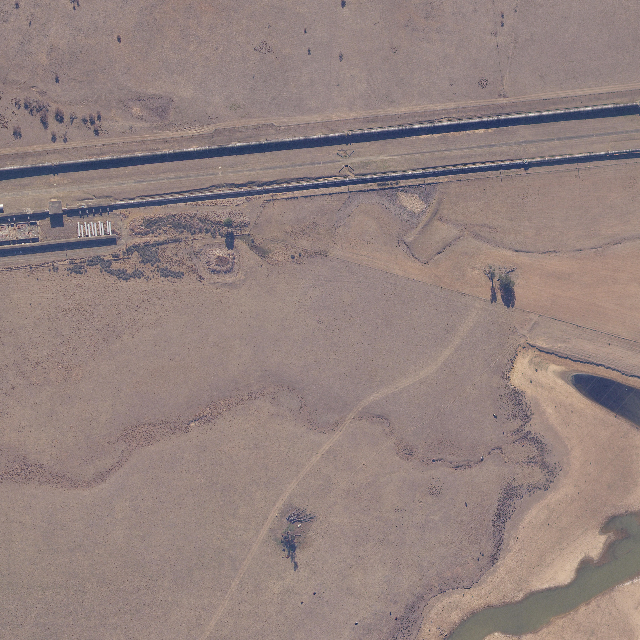
#> input picture masking/image.png, 640 x 640 px
$ python cv2_rgb_mask.py
#> lines starting #> are read from the running program, lines starting #| are printed output that depends on the picture; after the words box and inside, x2 and y2 are one past the last pixel; in counts of white or black regions, pixels touching at a corner belong together
import cv2
import numpy as np
import matplotlib.pyplot as plt


classes_bgr = {
    'BLD': (186, 61, 184),
    'GRD': (255, 255, 255),
    'MMS': (39, 127, 255),
    'RDS': (27, 0, 136),
    'TRS': (69, 209, 14),
    'WTR': (204, 72, 63)
    }

im_bgr = cv2.imread('image.png', 1)
#> im_bgr is the input picture: shape (640, 640, 3); mean B, G, R 126.9, 130.2, 147.7
gt_bgr = cv2.imread('mask.png', 1)
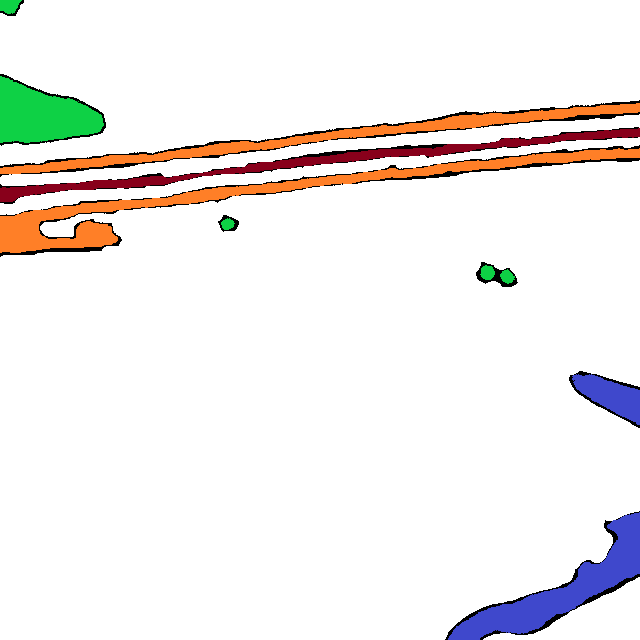
#> input picture masking/mask.png, 640 x 640 px
#> gt_bgr is the input picture: shape (640, 640, 3); mean B, G, R 236, 237.9, 241.3
im_rgb = cv2.cvtColor(im_bgr, cv2.COLOR_BGR2RGB)
gt_rgb = cv2.cvtColor(gt_bgr, cv2.COLOR_BGR2RGB)

for c in classes_bgr:
    print(c)
    plt.imshow(im_rgb)
    plt.show()
    plt.imshow(gt_rgb)
    plt.show()

    gt_r = gt_rgb[:, :, 0]
    gt_g = gt_rgb[:, :, 1]
    gt_b = gt_rgb[:, :, 2]

    mask_r = (gt_r == classes_bgr[c][2])
    mask_g = (gt_g == classes_bgr[c][1])
    mask_b = (gt_b == classes_bgr[c][0])

    gb_mask = np.logical_and(mask_g, mask_b)
    rgb_mask = np.logical_and(mask_r, gb_mask)
    rgb_mask_float = rgb_mask * 255.0
    plt.imshow(rgb_mask_float, cmap='gray')
    plt.show()
#> this loop made 6 passes
#> pass 1, `gt_r = gt_rgb[:, :, 0]`:
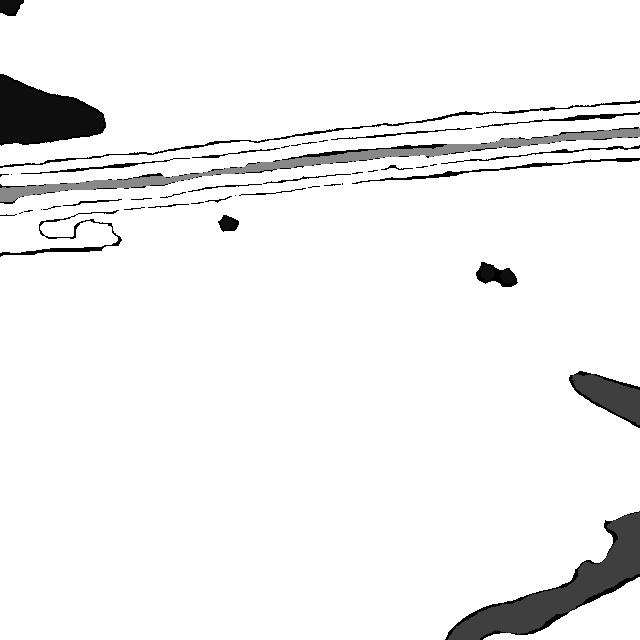
#> gt_r: shape (640, 640); min 0, max 255, mean 241.3
#> pass 1, `gt_g = gt_rgb[:, :, 1]`:
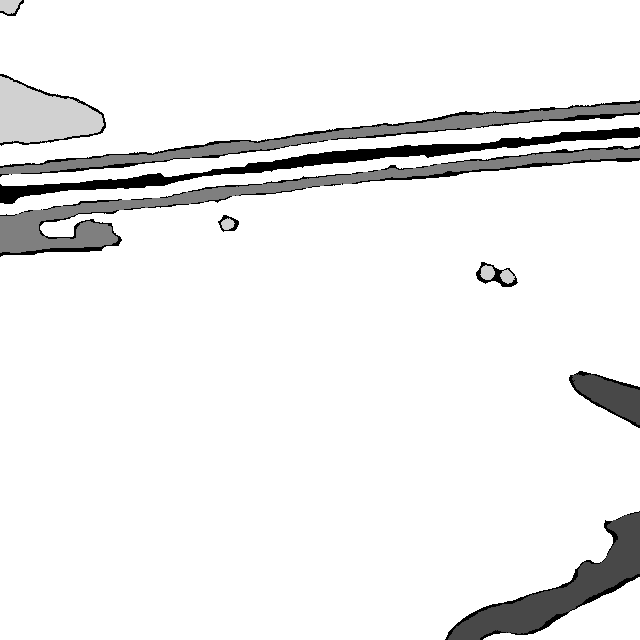
#> gt_g: shape (640, 640); min 0, max 255, mean 237.9
#> pass 1, `gt_b = gt_rgb[:, :, 2]`:
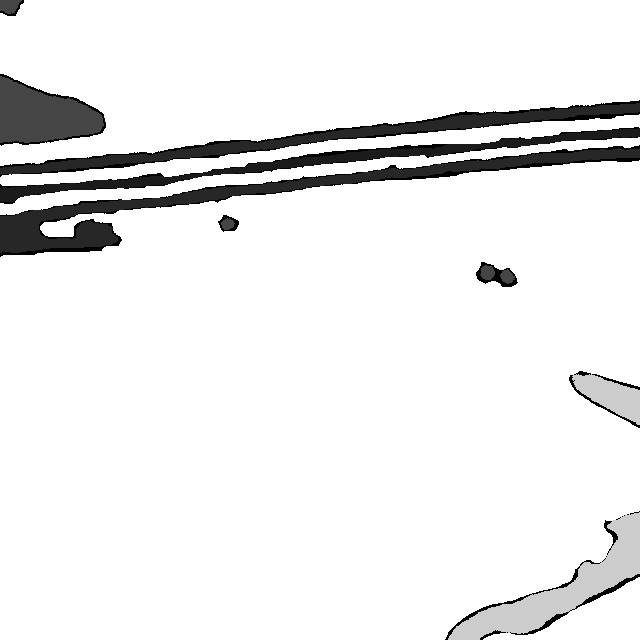
#> gt_b: shape (640, 640); min 0, max 255, mean 236
#> pass 1, `plt.show()`:
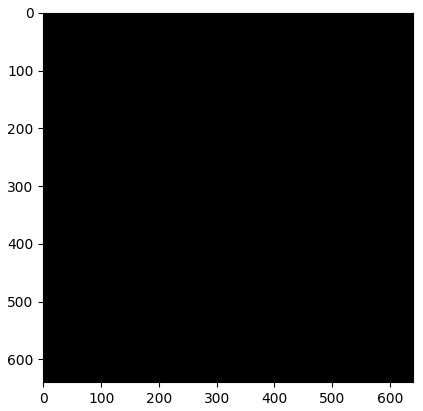
#> figure drawn by matplotlib, 1 panel
#> pass 2, `plt.show()`:
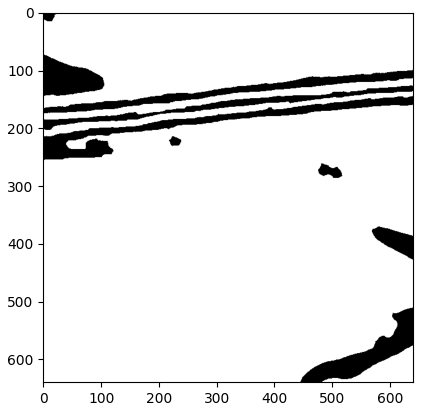
#> figure drawn by matplotlib, 1 panel
#> after the loop:
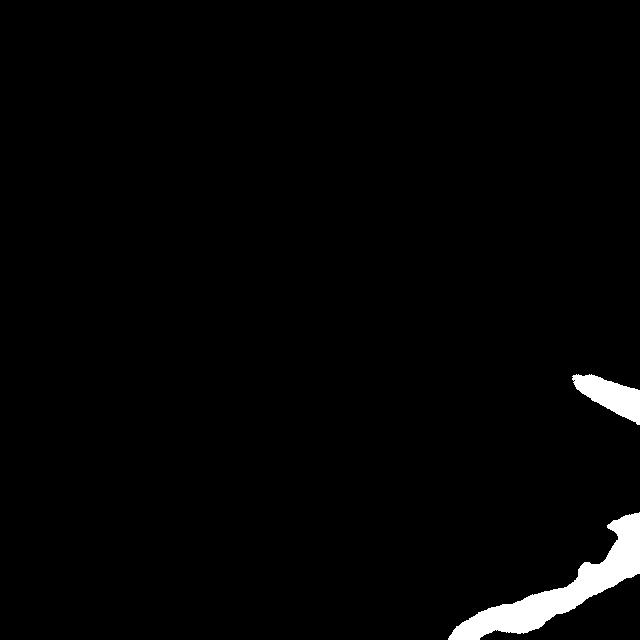
#> mask_g: shape (640, 640) bool; 2% white; 2 white regions, box (x1, y1, x2, y2) and area: (448, 512, 640, 640) 6313, (572, 374, 640, 425) 1786
